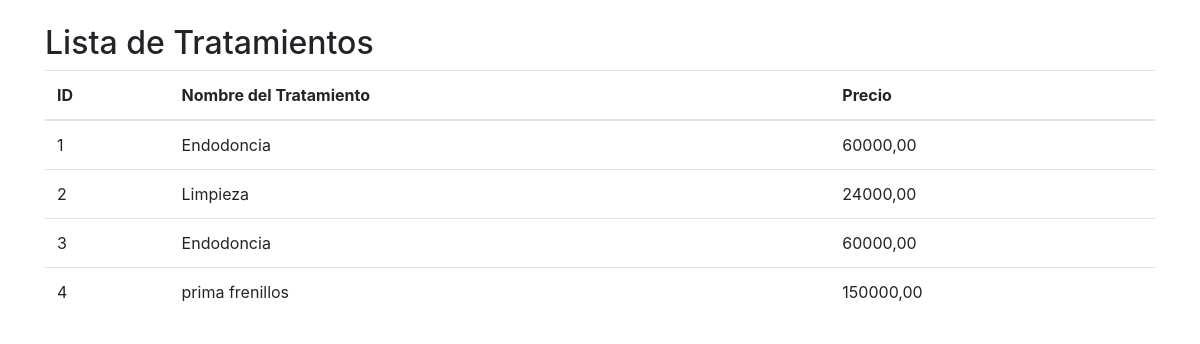
The app's page /Pacientes/tratamientos/ with its own data.
### Pacientes/models.py (models this page shows)
class Tratamientos(models.Model):
    Tratamientos_ID = models.AutoField(primary_key=True)
    nombre_tratamiento = models.CharField(max_length=100, null=False, blank=False, default='valor_predeterminado', verbose_name="nombre_tratamiento")
    Precio = models.DecimalField(max_digits=10, decimal_places=2)

### Pacientes/views.py (the view)
# urls.py: path('tratamientos/', views.listar_tratamientos, name='listar_tratamientos'),
def listar_tratamientos(request):
    tratamientos = Tratamientos.objects.all()
    return render(request, 'lista_tratamientos.html', {'tratamientos': tratamientos})

### templates/lista_tratamientos.html (shortened to what this page needs)
<!DOCTYPE html>
<html lang="es">
<head>
    <link href="https://maxcdn.bootstrapcdn.com/bootstrap/4.5.2/css/bootstrap.min.css" rel="stylesheet">
</head>
<body>
    <div class="container py-4">
        <h2>Lista de Tratamientos</h2>
        <table class="table">
            <thead>
                <tr>
                    <th>ID</th>
                    <th>Nombre del Tratamiento</th>
                    <th>Precio</th>
                </tr>
            </thead>
            <tbody>
                {% for tratamiento in tratamientos %}
                <tr>
                    <td>{{ tratamiento.Tratamientos_ID }}</td>
                    <td>{{ tratamiento.nombre_tratamiento }}</td>
                    <td>{{ tratamiento.Precio }}</td>
                </tr>
                {% endfor %}
            </tbody>
        </table>
    </div>
</body>
</html>

### records on screen
Tratamientos: Tratamientos_ID "1", nombre_tratamiento "Endodoncia", Precio "60000,00"
Tratamientos: Tratamientos_ID "2", nombre_tratamiento "Limpieza", Precio "24000,00"
Tratamientos: Tratamientos_ID "3", nombre_tratamiento "Endodoncia", Precio "60000,00"
Tratamientos: Tratamientos_ID "4", nombre_tratamiento "prima frenillos", Precio "150000,00"
